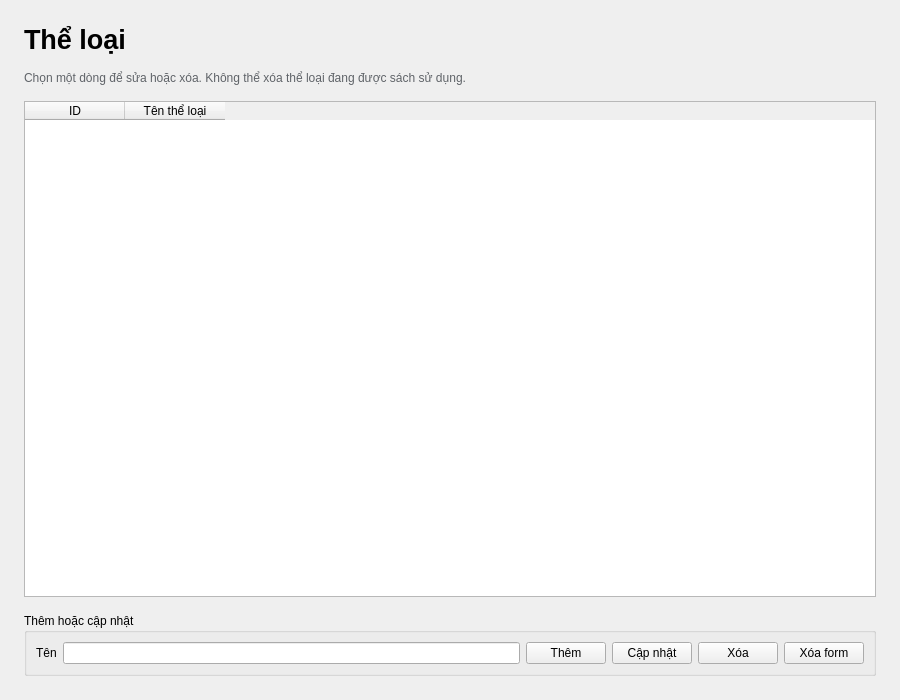
<?xml version="1.0" encoding="UTF-8"?>
<ui version="4.0">
 <class>ScreenCategories</class>
 <widget class="QWidget" name="ScreenCategories">
  <property name="geometry">
   <rect>
    <x>0</x>
    <y>0</y>
    <width>900</width>
    <height>700</height>
   </rect>
  </property>
  <layout class="QVBoxLayout" name="verticalLayout_root">
   <property name="spacing">
    <number>16</number>
   </property>
   <property name="leftMargin">
    <number>24</number>
   </property>
   <property name="topMargin">
    <number>24</number>
   </property>
   <property name="rightMargin">
    <number>24</number>
   </property>
   <property name="bottomMargin">
    <number>24</number>
   </property>
   <item>
    <widget class="QLabel" name="label_page_title">
     <property name="font">
      <font>
       <pointsize>20</pointsize>
       <bold>true</bold>
      </font>
     </property>
     <property name="text">
      <string>Thể loại</string>
     </property>
    </widget>
   </item>
   <item>
    <widget class="QLabel" name="label_page_hint">
     <property name="styleSheet">
      <string notr="true">color: #5f6368;</string>
     </property>
     <property name="text">
      <string>Chọn một dòng để sửa hoặc xóa. Không thể xóa thể loại đang được sách sử dụng.</string>
     </property>
     <property name="wordWrap">
      <bool>true</bool>
     </property>
    </widget>
   </item>
   <item>
    <widget class="QTableWidget" name="table_categories">
     <property name="columnCount">
      <number>2</number>
     </property>
     <property name="rowCount">
      <number>0</number>
     </property>
     <property name="selectionBehavior">
      <enum>QAbstractItemView::SelectRows</enum>
     </property>
     <property name="alternatingRowColors">
      <bool>true</bool>
     </property>
     <column>
      <property name="text">
       <string>ID</string>
      </property>
     </column>
     <column>
      <property name="text">
       <string>Tên thể loại</string>
      </property>
     </column>
    </widget>
   </item>
   <item>
    <widget class="QGroupBox" name="group_category_form">
     <property name="title">
      <string>Thêm hoặc cập nhật</string>
     </property>
     <layout class="QHBoxLayout" name="horizontalLayout_form">
      <item>
       <widget class="QLabel" name="label_category_name">
        <property name="text">
         <string>Tên</string>
        </property>
       </widget>
      </item>
      <item>
       <widget class="QLineEdit" name="edit_category_name"/>
      </item>
      <item>
       <widget class="QPushButton" name="btn_category_add">
        <property name="text">
         <string>Thêm</string>
        </property>
       </widget>
      </item>
      <item>
       <widget class="QPushButton" name="btn_category_update">
        <property name="text">
         <string>Cập nhật</string>
        </property>
       </widget>
      </item>
      <item>
       <widget class="QPushButton" name="btn_category_delete">
        <property name="text">
         <string>Xóa</string>
        </property>
       </widget>
      </item>
      <item>
       <widget class="QPushButton" name="btn_category_clear">
        <property name="text">
         <string>Xóa form</string>
        </property>
       </widget>
      </item>
     </layout>
    </widget>
   </item>
  </layout>
 </widget>
 <resources/>
 <connections/>
</ui>
